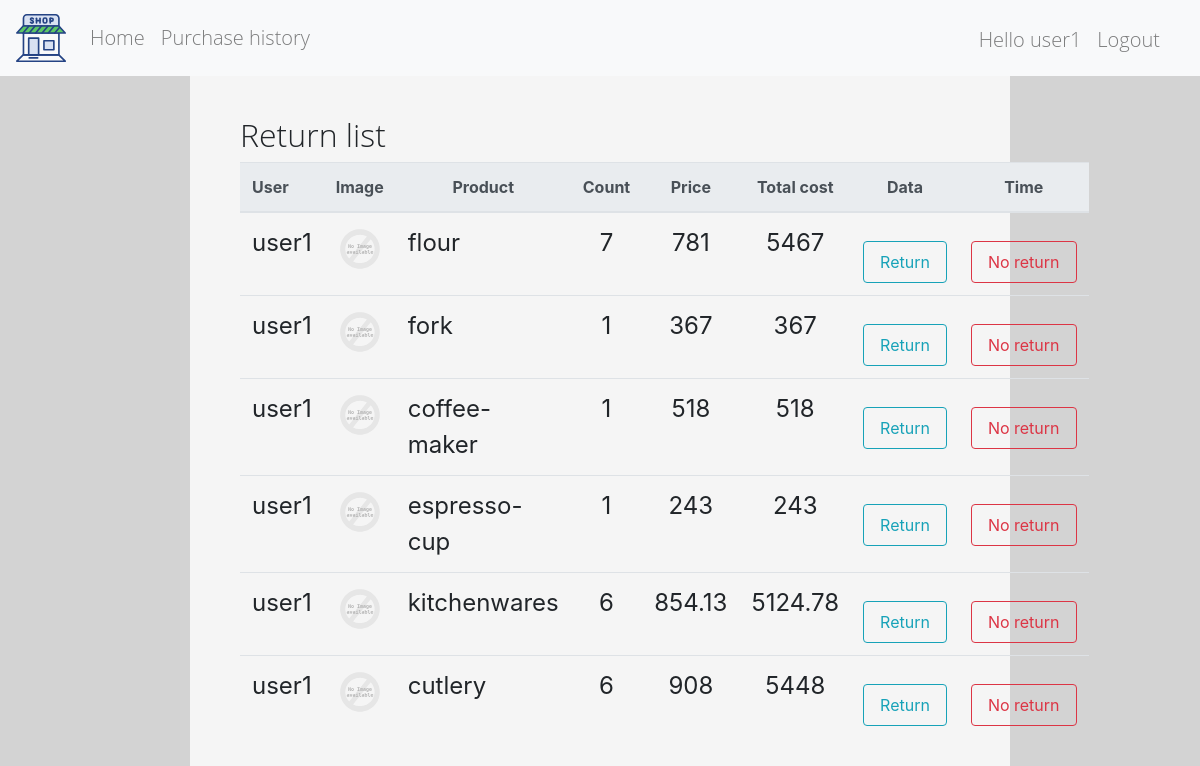
/return_list/ (signed in), run on the app's committed database.
### shop/models.py (models this page shows, shortened)
class Return(models.Model):
    purchase = models.OneToOneField(
        to=Purchase,
        on_delete=models.CASCADE,
        primary_key=True,
        related_name='purchase')
    post_time = models.DateTimeField(auto_now_add=True)

class Purchase(models.Model):
    buyer = models.ForeignKey(User, on_delete=models.DO_NOTHING)
    product = models.ForeignKey(
        to=Product,
        on_delete=models.DO_NOTHING,
        related_name='product')
    count = models.PositiveIntegerField()
    time = models.DateTimeField(auto_now_add=True)

class Product(models.Model):
    name = models.CharField(max_length=50)
    description = models.CharField(max_length=256)
    price = models.DecimalField(
        decimal_places=2,
        max_digits=12,
        validators=[MinValueValidator(Decimal('0.00'))])
    photo = models.FileField(upload_to='shop/product_image/')
    count = models.PositiveIntegerField()

### shop/views.py (the view)
# urls.py: path('return_list/', ReturnList.as_view(), name='return_list'),
class ReturnList(ListView):
    template_name = 'shop/return/list.html'
    model = models.Return
    context_object_name = 'returns'
    paginate_by = 6
    ordering = 'post_time'
    page_kwarg = 'page'
    def setup(self, request, *args, **kwargs):
        super().setup(request, *args, **kwargs)
        self.get_queryset()
    def get_queryset(self):
        qs = super().get_queryset()
        qs = qs.annotate(total=ExpressionWrapper(
            F('purchase__count') * F('purchase__product__price'), output_field=DecimalField()))
        return qs
    def get_context_data(self, *, object_list=None, **kwargs):
        context = super().get_context_data(object_list=None, **kwargs)
        return context

### shop/templates/shop/return/list.html (shortened to what this page needs)
{% extends 'shop/page_item/base.html' %}
{% load staticfiles %}
{% block content %}
    {% if user.is_authenticated %}
        <div class="col-md-8 col-sm-8 col-12 col box">
            <h2>Return list</h2>
            <div class="card-group mx-0 px-0">
                <table class="table table-hover">
                    <thead class="thead-light">
                    <tr>
                        <th>User</th>
                        <th scope="col" class="text-center">Image</th>
                        <th scope="col" class="text-center">Product</th>
                        <th scope="col" class="text-center">Count</th>
                        <th scope="col" class="text-center">Price</th>
                        <th scope="col" class="text-center">Total cost</th>
                        <th scope="col" class="text-center">Data</th>
                        <th scope="col" class="text-center">Time</th>
                    </tr>
                    </thead>
                    <tbody class="purchase-list">
                    {% for return in returns %}
                        <tr>
                            <td scope="row">{{ return.purchase.buyer.username }}</td>
                            <td class="text-center">
                                <img src="{{ MEDIA_URL }}{{ return.purchase.product.photo }}" alt="no image"
                                    onerror="if (this.src != 'static/images/alt.svg') this.src = '{% static "images/alt.svg" %}'"
                                >
                            </td>
                            <td>{{ return.purchase.product.name }}</td>
                            <td class="text-center">{{ return.purchase.count }}</td>
                            <td class="text-center">{{ return.purchase.product.price|floatformat:'-2' }}</td>
                            <td class="text-center">{{ return.total|floatformat:'-2' }}</td>
                            <td class="text-center">
                                {% include 'shop/purchase/delete_form.html' %}
                            </td>
                            <td class="text-center">
                                {% include 'shop/return/delete_form.html' %}
                            </td>
                        </tr>
                    {% empty %}
                        <tr>
                            <td>no returns</td>
                        </tr>
                    {% endfor %}
                </table>
            </div>
        </div>
    {% endif %}
{% endblock content %}

### shop/templates/shop/page_item/navbar.html
{% load staticfiles %}
<nav class="navbar navbar-expand-lg navbar-expand navbar-light bg-light ">
    <div class="collapse navbar-collapse">
        <a class="navbar-brand" href="#">
            <img src="{% static 'images/shop.svg' %}" width="50" height="50" alt="">
        </a>
        <ul class="navbar-nav pl-0 mr-auto">
            <li class="nav-item">
                <a class="nav-link" href="{% url 'shop:index' %}">Home</a>
            </li>
            {% if user.is_authenticated %}
                {% if user.is_superuser %}
                    <li class="nav-item">
                        <a class="nav-link" href="{% url 'shop:product_create' %}">Create product</a>
                    </li>
                    <li class="nav-item">
                        <a class="nav-link" href="{% url 'shop:return_list' %}">Return list</a>
                    </li>
                {% else %}
                    <li class="nav-item">
                        <a class="nav-link" href="{% url 'shop:purchase_list'%}">Purchase history</a>
                    </li>
                {% endif %}
            {% endif %}
        </ul>
        <ul class="navbar-nav pl-0 pb-0 mt-2 mr-3" style="height: 50px">
            {% if not user.is_authenticated %}
                <p class="navbar-text mx-2" id="nav-text">Hello Guest</p>
                <li class="nav-item">
                    <a class="nav-link" href="{% url 'shop:user_create' %}">Register</a>
                </li>
                <p class="navbar-text mx-2"> or </p>
                <li class="nav-item">
                    <a class="nav-link" href="{% url 'shop:user_login' %}">Login</a>
                </li>
            {% else %}
                <p class="nav-item nav-link">Hello {{ user }}</p>
                <li class="nav-item">
                    <a class="nav-link" href="{% url 'shop:user_logout' %}">Logout</a>
                </li>
            {% endif %}
        </ul>
    </div>
</nav>

### shop/templates/shop/purchase/delete_form.html (shortened to what this page needs)
<form action="{% url 'shop:purchase_delete' return.purchase.pk %}" method="post" class="mt-3">
    <button type="submit" class="nav-link btn btn-outline-info mx-auto">
        Return
    </button>
</form>

### shop/templates/shop/return/delete_form.html (shortened to what this page needs)
<form action="{% url 'shop:return_delete' return.pk %}" method="post" class="mt-3">
    <button type="submit" class="nav-link btn btn-outline-danger mx-auto">
        No return
    </button>
</form>

### files/static/css/style.css (style rules this page uses)
body { background-color: lightgrey; }
h2 { font-family: "Open Sans Light", sans-serif; }
p { font-family: "Open Sans Light", sans-serif; font-size: 20px; }
li { font-family: "Open Sans Light", sans-serif; font-size: 20px; }
.box { background-color: whitesmoke; padding: 40px 50px 50px; }
.nav-item { font-family: "Open Sans Light", sans-serif; font-size: 20px; }
.btn { white-space: nowrap; }
.purchase-list td { font-size: 150%; }

### data on the page
Return: purchase.buyer.username "user1", purchase.product.name "flour", purchase.count "7", purchase.product.price "781", total "5467"
Return: purchase.buyer.username "user1", purchase.product.name "fork", purchase.count "1", purchase.product.price "367", total "367"
Return: purchase.buyer.username "user1", purchase.product.name "coffee-maker", purchase.count "1", purchase.product.price "518", total "518"
Return: purchase.buyer.username "user1", purchase.product.name "espresso-cup", purchase.count "1", purchase.product.price "243", total "243"
Return: purchase.buyer.username "user1", purchase.product.name "kitchenwares", purchase.count "6", purchase.product.price "854.13", total "5124.78"
Return: purchase.buyer.username "user1", purchase.product.name "cutlery", purchase.count "6", purchase.product.price "908", total "5448"

### other printed values
{{ user }} "user1"
